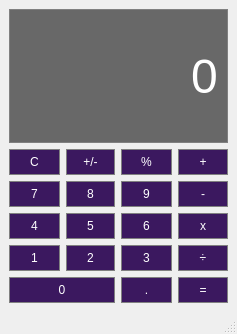
<?xml version="1.0" encoding="UTF-8"?>
<ui version="4.0">
 <class>Calculator</class>
 <widget class="QMainWindow" name="Calculator">
  <property name="geometry">
   <rect>
    <x>0</x>
    <y>0</y>
    <width>237</width>
    <height>334</height>
   </rect>
  </property>
  <property name="maximumSize">
   <size>
    <width>237</width>
    <height>334</height>
   </size>
  </property>
  <property name="windowTitle">
   <string>Calculator</string>
  </property>
  <widget class="QWidget" name="centralwidget">
   <layout class="QGridLayout" name="gridLayout">
    <item row="4" column="2">
     <widget class="QPushButton" name="button3">
      <property name="sizePolicy">
       <sizepolicy hsizetype="Preferred" vsizetype="Preferred">
        <horstretch>0</horstretch>
        <verstretch>0</verstretch>
       </sizepolicy>
      </property>
      <property name="styleSheet">
       <string notr="true">QPushButton {
background-color: #3B185F;
border: 1px solid grey;
padding: 5px;
color: #ffffff;
}

QPushButton:pressed {
background-color: rgb(122, 51, 243);
border: 1px solid grey;
padding: 5px;
color: #ffffff;
}



</string>
      </property>
      <property name="text">
       <string>3</string>
      </property>
     </widget>
    </item>
    <item row="4" column="1">
     <widget class="QPushButton" name="button2">
      <property name="sizePolicy">
       <sizepolicy hsizetype="Preferred" vsizetype="Preferred">
        <horstretch>0</horstretch>
        <verstretch>0</verstretch>
       </sizepolicy>
      </property>
      <property name="styleSheet">
       <string notr="true">QPushButton {
background-color: #3B185F;
border: 1px solid grey;
padding: 5px;
color: #ffffff;
}

QPushButton:pressed {
background-color: rgb(122, 51, 243);
border: 1px solid grey;
padding: 5px;
color: #ffffff;
}



</string>
      </property>
      <property name="text">
       <string>2</string>
      </property>
     </widget>
    </item>
    <item row="4" column="0">
     <widget class="QPushButton" name="button1">
      <property name="sizePolicy">
       <sizepolicy hsizetype="Preferred" vsizetype="Preferred">
        <horstretch>0</horstretch>
        <verstretch>0</verstretch>
       </sizepolicy>
      </property>
      <property name="styleSheet">
       <string notr="true">QPushButton {
background-color: #3B185F;
border: 1px solid grey;
padding: 5px;
color: #ffffff;
}

QPushButton:pressed {
background-color: rgb(122, 51, 243);
border: 1px solid grey;
padding: 5px;
color: #ffffff;
}



</string>
      </property>
      <property name="text">
       <string>1</string>
      </property>
     </widget>
    </item>
    <item row="2" column="0">
     <widget class="QPushButton" name="button7">
      <property name="sizePolicy">
       <sizepolicy hsizetype="Preferred" vsizetype="Preferred">
        <horstretch>0</horstretch>
        <verstretch>0</verstretch>
       </sizepolicy>
      </property>
      <property name="styleSheet">
       <string notr="true">QPushButton {
background-color: #3B185F;
border: 1px solid grey;
padding: 5px;
color: #ffffff;
}

QPushButton:pressed {
background-color: rgb(122, 51, 243);
border: 1px solid grey;
padding: 5px;
color: #ffffff;
}



</string>
      </property>
      <property name="text">
       <string>7</string>
      </property>
     </widget>
    </item>
    <item row="3" column="1">
     <widget class="QPushButton" name="button5">
      <property name="sizePolicy">
       <sizepolicy hsizetype="Preferred" vsizetype="Preferred">
        <horstretch>0</horstretch>
        <verstretch>0</verstretch>
       </sizepolicy>
      </property>
      <property name="styleSheet">
       <string notr="true">QPushButton {
background-color: #3B185F;
border: 1px solid grey;
padding: 5px;
color: #ffffff;
}

QPushButton:pressed {
background-color: rgb(122, 51, 243);
border: 1px solid grey;
padding: 5px;
color: #ffffff;
}



</string>
      </property>
      <property name="text">
       <string>5</string>
      </property>
     </widget>
    </item>
    <item row="1" column="2">
     <widget class="QPushButton" name="buttonPercent">
      <property name="sizePolicy">
       <sizepolicy hsizetype="Preferred" vsizetype="Preferred">
        <horstretch>0</horstretch>
        <verstretch>0</verstretch>
       </sizepolicy>
      </property>
      <property name="styleSheet">
       <string notr="true">QPushButton {
background-color: #3B185F;
border: 1px solid grey;
padding: 5px;
color: #ffffff;
}

QPushButton:pressed {
background-color: rgb(122, 51, 243);
border: 1px solid grey;
padding: 5px;
color: #ffffff;
}



</string>
      </property>
      <property name="text">
       <string>%</string>
      </property>
     </widget>
    </item>
    <item row="2" column="2">
     <widget class="QPushButton" name="button9">
      <property name="sizePolicy">
       <sizepolicy hsizetype="Preferred" vsizetype="Preferred">
        <horstretch>0</horstretch>
        <verstretch>0</verstretch>
       </sizepolicy>
      </property>
      <property name="styleSheet">
       <string notr="true">QPushButton {
background-color: #3B185F;
border: 1px solid grey;
padding: 5px;
color: #ffffff;
}

QPushButton:pressed {
background-color: rgb(122, 51, 243);
border: 1px solid grey;
padding: 5px;
color: #ffffff;
}



</string>
      </property>
      <property name="text">
       <string>9</string>
      </property>
     </widget>
    </item>
    <item row="3" column="0">
     <widget class="QPushButton" name="button4">
      <property name="sizePolicy">
       <sizepolicy hsizetype="Preferred" vsizetype="Preferred">
        <horstretch>0</horstretch>
        <verstretch>0</verstretch>
       </sizepolicy>
      </property>
      <property name="styleSheet">
       <string notr="true">QPushButton {
background-color: #3B185F;
border: 1px solid grey;
padding: 5px;
color: #ffffff;
}

QPushButton:pressed {
background-color: rgb(122, 51, 243);
border: 1px solid grey;
padding: 5px;
color: #ffffff;
}



</string>
      </property>
      <property name="text">
       <string>4</string>
      </property>
     </widget>
    </item>
    <item row="4" column="3">
     <widget class="QPushButton" name="buttonDivide">
      <property name="sizePolicy">
       <sizepolicy hsizetype="Preferred" vsizetype="Preferred">
        <horstretch>0</horstretch>
        <verstretch>0</verstretch>
       </sizepolicy>
      </property>
      <property name="styleSheet">
       <string notr="true">QPushButton {
background-color: #3B185F;
border: 1px solid grey;
padding: 5px;
color: #ffffff;
}

QPushButton:pressed {
background-color: rgb(122, 51, 243);
border: 1px solid grey;
padding: 5px;
color: #ffffff;
}



</string>
      </property>
      <property name="text">
       <string>÷</string>
      </property>
     </widget>
    </item>
    <item row="2" column="3">
     <widget class="QPushButton" name="buttonSubtract">
      <property name="sizePolicy">
       <sizepolicy hsizetype="Preferred" vsizetype="Preferred">
        <horstretch>0</horstretch>
        <verstretch>0</verstretch>
       </sizepolicy>
      </property>
      <property name="styleSheet">
       <string notr="true">QPushButton {
background-color: #3B185F;
border: 1px solid grey;
padding: 5px;
color: #ffffff;
}

QPushButton:pressed {
background-color: rgb(122, 51, 243);
border: 1px solid grey;
padding: 5px;
color: #ffffff;
}



</string>
      </property>
      <property name="text">
       <string>-</string>
      </property>
     </widget>
    </item>
    <item row="2" column="1">
     <widget class="QPushButton" name="button8">
      <property name="sizePolicy">
       <sizepolicy hsizetype="Preferred" vsizetype="Preferred">
        <horstretch>0</horstretch>
        <verstretch>0</verstretch>
       </sizepolicy>
      </property>
      <property name="styleSheet">
       <string notr="true">QPushButton {
background-color: #3B185F;
border: 1px solid grey;
padding: 5px;
color: #ffffff;
}

QPushButton:pressed {
background-color: rgb(122, 51, 243);
border: 1px solid grey;
padding: 5px;
color: #ffffff;
}



</string>
      </property>
      <property name="text">
       <string>8</string>
      </property>
     </widget>
    </item>
    <item row="1" column="1">
     <widget class="QPushButton" name="buttonPlusMinus">
      <property name="sizePolicy">
       <sizepolicy hsizetype="Preferred" vsizetype="Preferred">
        <horstretch>0</horstretch>
        <verstretch>0</verstretch>
       </sizepolicy>
      </property>
      <property name="styleSheet">
       <string notr="true">QPushButton {
background-color: #3B185F;
border: 1px solid grey;
padding: 5px;
color: #ffffff;
}

QPushButton:pressed {
background-color: rgb(122, 51, 243);
border: 1px solid grey;
padding: 5px;
color: #ffffff;
}



</string>
      </property>
      <property name="text">
       <string>+/-</string>
      </property>
     </widget>
    </item>
    <item row="1" column="0">
     <widget class="QPushButton" name="buttonC">
      <property name="sizePolicy">
       <sizepolicy hsizetype="Preferred" vsizetype="Preferred">
        <horstretch>0</horstretch>
        <verstretch>0</verstretch>
       </sizepolicy>
      </property>
      <property name="styleSheet">
       <string notr="true">QPushButton {
background-color: #3B185F;
border: 1px solid grey;
padding: 5px;
color: #ffffff;
}

QPushButton:pressed {
background-color: rgb(122, 51, 243);
border: 1px solid grey;
padding: 5px;
color: #ffffff;
}



</string>
      </property>
      <property name="text">
       <string>C</string>
      </property>
     </widget>
    </item>
    <item row="3" column="3">
     <widget class="QPushButton" name="buttonMultiply">
      <property name="sizePolicy">
       <sizepolicy hsizetype="Preferred" vsizetype="Preferred">
        <horstretch>0</horstretch>
        <verstretch>0</verstretch>
       </sizepolicy>
      </property>
      <property name="styleSheet">
       <string notr="true">QPushButton {
background-color: #3B185F;
border: 1px solid grey;
padding: 5px;
color: #ffffff;
}

QPushButton:pressed {
background-color: rgb(122, 51, 243);
border: 1px solid grey;
padding: 5px;
color: #ffffff;
}



</string>
      </property>
      <property name="text">
       <string>x</string>
      </property>
     </widget>
    </item>
    <item row="3" column="2">
     <widget class="QPushButton" name="button6">
      <property name="sizePolicy">
       <sizepolicy hsizetype="Preferred" vsizetype="Preferred">
        <horstretch>0</horstretch>
        <verstretch>0</verstretch>
       </sizepolicy>
      </property>
      <property name="styleSheet">
       <string notr="true">QPushButton {
background-color: #3B185F;
border: 1px solid grey;
padding: 5px;
color: #ffffff;
}

QPushButton:pressed {
background-color: rgb(122, 51, 243);
border: 1px solid grey;
padding: 5px;
color: #ffffff;
}



</string>
      </property>
      <property name="text">
       <string>6</string>
      </property>
     </widget>
    </item>
    <item row="1" column="3">
     <widget class="QPushButton" name="buttonAdd">
      <property name="sizePolicy">
       <sizepolicy hsizetype="Preferred" vsizetype="Preferred">
        <horstretch>0</horstretch>
        <verstretch>0</verstretch>
       </sizepolicy>
      </property>
      <property name="styleSheet">
       <string notr="true">QPushButton {
background-color: #3B185F;
border: 1px solid grey;
padding: 5px;
color: #ffffff;
}

QPushButton:pressed {
background-color: rgb(122, 51, 243);
border: 1px solid grey;
padding: 5px;
color: #ffffff;
}



</string>
      </property>
      <property name="text">
       <string>+</string>
      </property>
     </widget>
    </item>
    <item row="5" column="0" colspan="2">
     <widget class="QPushButton" name="button0">
      <property name="sizePolicy">
       <sizepolicy hsizetype="Preferred" vsizetype="Preferred">
        <horstretch>0</horstretch>
        <verstretch>0</verstretch>
       </sizepolicy>
      </property>
      <property name="styleSheet">
       <string notr="true">QPushButton {
background-color: #3B185F;
border: 1px solid grey;
padding: 5px;
color: #ffffff;
}

QPushButton:pressed {
background-color: rgb(122, 51, 243);
border: 1px solid grey;
padding: 5px;
color: #ffffff;
}



</string>
      </property>
      <property name="text">
       <string>0</string>
      </property>
     </widget>
    </item>
    <item row="5" column="2">
     <widget class="QPushButton" name="buttonDecimal">
      <property name="sizePolicy">
       <sizepolicy hsizetype="Preferred" vsizetype="Preferred">
        <horstretch>0</horstretch>
        <verstretch>0</verstretch>
       </sizepolicy>
      </property>
      <property name="styleSheet">
       <string notr="true">QPushButton {
background-color: #3B185F;
border: 1px solid grey;
padding: 5px;
color: #ffffff;
}

QPushButton:pressed {
background-color: rgb(122, 51, 243);
border: 1px solid grey;
padding: 5px;
color: #ffffff;
}



</string>
      </property>
      <property name="text">
       <string>.</string>
      </property>
     </widget>
    </item>
    <item row="5" column="3">
     <widget class="QPushButton" name="buttonEquals">
      <property name="sizePolicy">
       <sizepolicy hsizetype="Preferred" vsizetype="Preferred">
        <horstretch>0</horstretch>
        <verstretch>0</verstretch>
       </sizepolicy>
      </property>
      <property name="styleSheet">
       <string notr="true">QPushButton {
background-color: #3B185F;
border: 1px solid grey;
padding: 5px;
color: #ffffff;
}

QPushButton:pressed {
background-color: rgb(122, 51, 243);
border: 1px solid grey;
padding: 5px;
color: #ffffff;
}



</string>
      </property>
      <property name="text">
       <string>=</string>
      </property>
     </widget>
    </item>
    <item row="0" column="0" colspan="4">
     <widget class="QLineEdit" name="display">
      <property name="enabled">
       <bool>false</bool>
      </property>
      <property name="sizePolicy">
       <sizepolicy hsizetype="Preferred" vsizetype="Expanding">
        <horstretch>0</horstretch>
        <verstretch>0</verstretch>
       </sizepolicy>
      </property>
      <property name="font">
       <font>
        <family>Arial</family>
        <pointsize>36</pointsize>
       </font>
      </property>
      <property name="layoutDirection">
       <enum>Qt::LeftToRight</enum>
      </property>
      <property name="styleSheet">
       <string notr="true">QLineEdit {
background-color: rgb(104, 104, 104);
border: 1px solid gray;
color: #ffffff;
padding: 5px;
}</string>
      </property>
      <property name="text">
       <string>0</string>
      </property>
      <property name="alignment">
       <set>Qt::AlignRight|Qt::AlignTrailing|Qt::AlignVCenter</set>
      </property>
     </widget>
    </item>
   </layout>
  </widget>
  <widget class="QMenuBar" name="menubar">
   <property name="geometry">
    <rect>
     <x>0</x>
     <y>0</y>
     <width>237</width>
     <height>24</height>
    </rect>
   </property>
  </widget>
  <widget class="QStatusBar" name="statusbar"/>
 </widget>
 <resources/>
 <connections/>
</ui>
